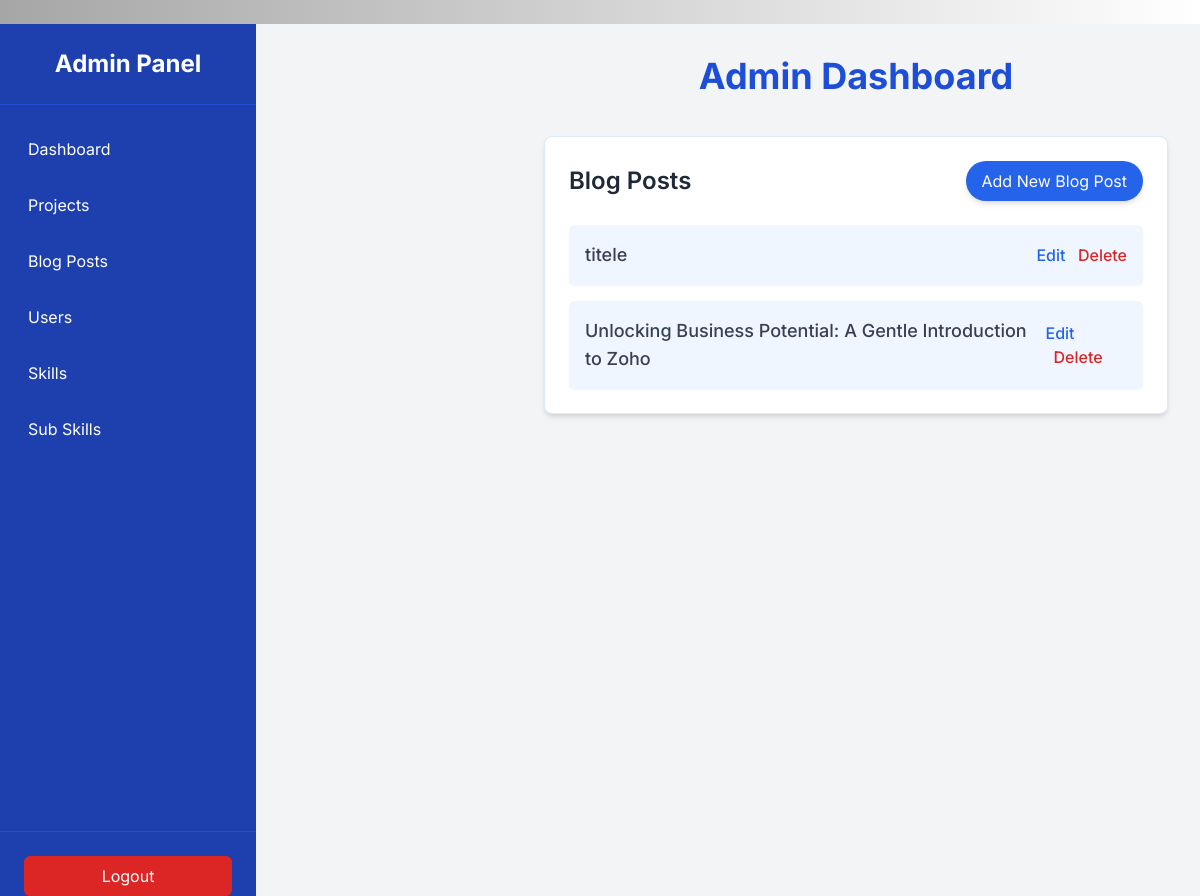
The page /admin/manage-blog (signed in) on the database its author committed.
### model.py (models this page shows, shortened)
class BlogPost(db.Model):
    id = db.Column(db.Integer, primary_key=True)
    title = db.Column(db.String(100), nullable=False)
    content = db.Column(db.Text, nullable=False)
    slug = db.Column(db.String(120), unique=True, nullable=False)
    date_posted = db.Column(db.DateTime, nullable=False, default=datetime.utcnow)
    image_filename = db.Column(db.String(100), nullable=False, default='default.jpg')
    image_data = db.Column(db.LargeBinary, nullable=True)
    image_mimetype = db.Column(db.String(50), nullable=True)
    comments = db.relationship('Comment', backref='blog_post', lazy=True)
    ratings = db.relationship('Rating', backref='blog_post', lazy=True)
    likes = db.relationship('Like', backref='blog_post', lazy=True)

### blueprints/admin/views.py (the view)
@bp.route('/manage-blog')
@login_required
def manage_blog():
    form = LoginForm()
    blog_posts = BlogPost.query.order_by(BlogPost.date_posted.desc()).all()
    return render_template('admin/manage_blog.html', title='Manage BlogPost', blog_posts=blog_posts, form=form)

### app.py (called while the page is built)
@app.context_processor
def inject_current_user():
    return {'current_user': _current_user}

@login_manager.user_loader
def _load_user(user_id):
    try:
        return db.session.get(User, int(user_id))
    except Exception:
        return None

### templates/admin/manage_blog.html (shortened to what this page needs)
{% extends "admin/admin.html" %}
{% block admin_content %}
<div class="bg-white p-6 rounded-lg shadow-md border border-blue-100">
    <div class="flex justify-between items-center mb-6">
        <h2 class="text-2xl font-semibold text-gray-800">Blog Posts</h2>
    <a href="{{ url_for('admin.new_blog_post') }}"
           class="bg-blue-600 text-white px-4 py-2 rounded-full hover:bg-blue-700 transition-colors shadow-md">
            Add New Blog Post
        </a>
    </div>
    <ul class="space-y-4">
        {% for post in blog_posts %}
        <li class="flex justify-between items-center bg-blue-50 p-4 rounded-md shadow-sm">
            <span class="text-lg font-medium text-gray-700">{{ post.title }}</span>
            <div class="space-x-2">
                <a href="{{ url_for('admin.edit_blog_post', post_id=post.id) }}" class="text-blue-600 hover:text-blue-800 font-medium">Edit</a>
                <form action="{{ url_for('admin.delete_blog_post', post_id=post.id) }}" method="POST" class="inline">
                    <button type="submit" class="text-red-600 hover:text-red-800 font-medium"
                            onclick="return confirm('Are you sure you want to delete this blog post?');">
                        Delete
                    </button>
                </form>
            </div>
        </li>
        {% else %}
        <p class="text-gray-600">No blog posts yet.</p>
        {% endfor %}
    </ul>
</div>
{% endblock %}

### templates/admin/admin.html (style rules this page uses)
body { font-family: 'Inter', sans-serif; scroll-behavior: smooth; background-color: #f8fafc; }

### rows shown on the page
BlogPost: title "titele"
BlogPost: title "Unlocking Business Potential: A Gentle Introduction to Zoho"
